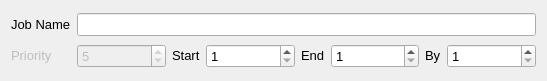
     <widget class="QWidget" name="layoutWidget">
      <property name="geometry">
       <rect>
        <x>200</x>
        <y>3</y>
        <width>547</width>
        <height>81</height>
       </rect>
      </property>
      <layout class="QGridLayout">
       <item row="0" column="0">
        <widget class="QLabel" name="jobNameLabel">
         <property name="sizePolicy">
          <sizepolicy hsizetype="Fixed" vsizetype="Fixed">
           <horstretch>0</horstretch>
           <verstretch>0</verstretch>
          </sizepolicy>
         </property>
         <property name="font">
          <font>
           <pointsize>10</pointsize>
           <weight>50</weight>
           <bold>false</bold>
          </font>
         </property>
         <property name="text">
          <string>Job Name</string>
         </property>
        </widget>
       </item>
       <item row="0" column="1" colspan="7">
        <widget class="QLineEdit" name="inputJobName">
         <property name="font">
          <font>
           <pointsize>10</pointsize>
           <weight>50</weight>
           <bold>false</bold>
          </font>
         </property>
         <property name="statusTip">
          <string>Set the name of the current job</string>
         </property>
        </widget>
       </item>
       <item row="1" column="7">
        <widget class="QSpinBox" name="inputByFrame">
         <property name="font">
          <font>
           <pointsize>10</pointsize>
           <weight>50</weight>
           <bold>false</bold>
          </font>
         </property>
         <property name="statusTip">
          <string>By frame or step frame of job</string>
         </property>
         <property name="correctionMode">
          <enum>QAbstractSpinBox::CorrectToNearestValue</enum>
         </property>
         <property name="minimum">
          <number>1</number>
         </property>
         <property name="maximum">
          <number>999999999</number>
         </property>
        </widget>
       </item>
       <item row="1" column="6">
        <widget class="QLabel" name="byFrameLabel">
         <property name="sizePolicy">
          <sizepolicy hsizetype="Fixed" vsizetype="Fixed">
           <horstretch>0</horstretch>
           <verstretch>0</verstretch>
          </sizepolicy>
         </property>
         <property name="font">
          <font>
           <pointsize>10</pointsize>
           <weight>50</weight>
           <bold>false</bold>
          </font>
         </property>
         <property name="text">
          <string>By</string>
         </property>
        </widget>
       </item>
       <item row="1" column="5">
        <widget class="QSpinBox" name="inputEndFrame">
         <property name="font">
          <font>
           <pointsize>10</pointsize>
           <weight>50</weight>
           <bold>false</bold>
          </font>
         </property>
         <property name="statusTip">
          <string>End frame of job</string>
         </property>
         <property name="correctionMode">
          <enum>QAbstractSpinBox::CorrectToNearestValue</enum>
         </property>
         <property name="minimum">
          <number>1</number>
         </property>
         <property name="maximum">
          <number>999999999</number>
         </property>
        </widget>
       </item>
       <item row="1" column="4">
        <widget class="QLabel" name="endFrameLabel">
         <property name="sizePolicy">
          <sizepolicy hsizetype="Fixed" vsizetype="Fixed">
           <horstretch>0</horstretch>
           <verstretch>0</verstretch>
          </sizepolicy>
         </property>
         <property name="font">
          <font>
           <pointsize>10</pointsize>
           <weight>50</weight>
           <bold>false</bold>
          </font>
         </property>
         <property name="text">
          <string>End</string>
         </property>
        </widget>
       </item>
       <item row="1" column="3">
        <widget class="QSpinBox" name="inputStartFrame">
         <property name="font">
          <font>
           <pointsize>10</pointsize>
           <weight>50</weight>
           <bold>false</bold>
          </font>
         </property>
         <property name="statusTip">
          <string>Start frame of job</string>
         </property>
         <property name="correctionMode">
          <enum>QAbstractSpinBox::CorrectToNearestValue</enum>
         </property>
         <property name="prefix">
          <string/>
         </property>
         <property name="minimum">
          <number>1</number>
         </property>
         <property name="maximum">
          <number>999999999</number>
         </property>
         <property name="value">
          <number>1</number>
         </property>
        </widget>
       </item>
       <item row="1" column="2">
        <widget class="QLabel" name="startFrameLabel">
         <property name="enabled">
          <bool>true</bool>
         </property>
         <property name="sizePolicy">
          <sizepolicy hsizetype="Fixed" vsizetype="Fixed">
           <horstretch>0</horstretch>
           <verstretch>0</verstretch>
          </sizepolicy>
         </property>
         <property name="font">
          <font>
           <pointsize>10</pointsize>
           <weight>50</weight>
           <bold>false</bold>
          </font>
         </property>
         <property name="text">
          <string>Start</string>
         </property>
        </widget>
       </item>
       <item row="1" column="0">
        <widget class="QLabel" name="priorityLabel">
         <property name="enabled">
          <bool>false</bool>
         </property>
         <property name="sizePolicy">
          <sizepolicy hsizetype="Fixed" vsizetype="Fixed">
           <horstretch>0</horstretch>
           <verstretch>0</verstretch>
          </sizepolicy>
         </property>
         <property name="font">
          <font>
           <pointsize>10</pointsize>
           <weight>50</weight>
           <bold>false</bold>
          </font>
         </property>
         <property name="text">
          <string>Priority</string>
         </property>
        </widget>
       </item>
       <item row="1" column="1">
        <widget class="QSpinBox" name="inputJobPriority">
         <property name="enabled">
          <bool>false</bool>
         </property>
         <property name="font">
          <font>
           <pointsize>10</pointsize>
           <weight>50</weight>
           <bold>false</bold>
          </font>
         </property>
         <property name="statusTip">
          <string>Job priority, 1 is low</string>
         </property>
         <property name="minimum">
          <number>1</number>
         </property>
         <property name="maximum">
          <number>10</number>
         </property>
         <property name="value">
          <number>5</number>
         </property>
        </widget>
       </item>
      </layout>
     </widget>
